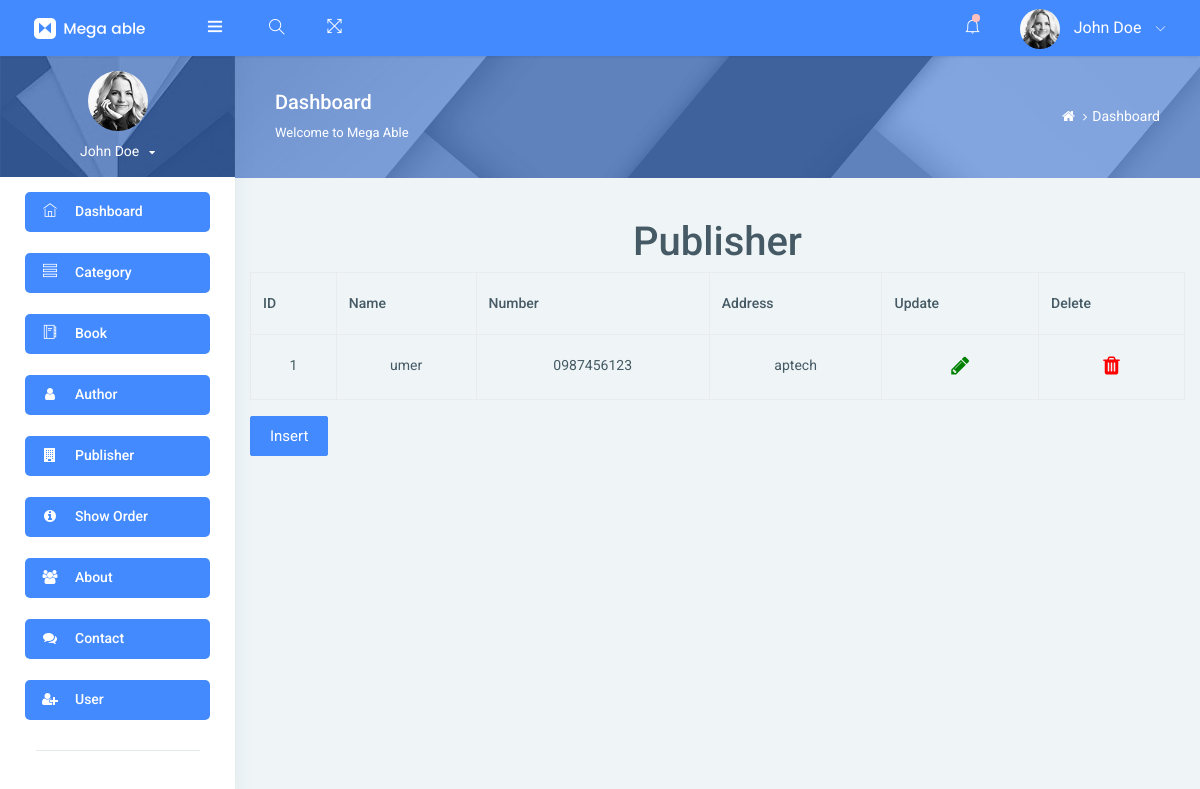
The app's page /admin/showpublisher.php with its own data.
### tables this page shows
CREATE TABLE `publisher` (
  `id` int(11) NOT NULL,
  `name` varchar(30) NOT NULL,
  `number` varchar(15) NOT NULL,
  `Address` varchar(40) NOT NULL
);

### admin/showpublisher.php (the view, shortened to what this page needs)
<!DOCTYPE html>
<html lang="en">
<head>
</head>
<body>
    <?php include ("header.php"); ?>
    <br><br>
    <div class="container">
        <h1>Publisher</h1>
        <table class="table table-bordered">
            <tr>
            <th>ID</th>
            <th>Name</th>
            <th>Number</th>
            <th>Address</th>
            <th>Update</th>
            <th>Delete</th>
            </tr>
            <?php
        $query="SELECT * FROM publisher";
        $result=mysqli_query($conn,$query);
        while($row=mysqli_fetch_array($result))
        {
        echo "<tr>";
        echo "<td>".$row[0]."</td>";
        echo "<td>".$row[1]."</td>";
        echo "<td>".$row[2]."</td>";
        echo "<td>".$row[3]."</td>";
        echo '<td><a href="updatePublisher.php?update='.$row[0].'"><i class="fa fa-solid fa-pencil" style="font-size: 21px;color: green;"></i></a></td>';
        echo '<td><a href="deletePublisher.php?delete='.$row[0].'"><i class="fa fa-solid fa-trash" style="font-size: 21px;color: red;"></i></a></td>';
        echo "</tr>";
    }
    ?>
        </table>
        <a href="addpublisher.php" class="btn btn-primary">Insert</a>
    </div>
    <?php include ("footer.php"); ?>
</body>
</html>

### admin/showpublisher.php (style rules this page uses)
td,th,h1 { text-align: center; }

### records on screen
publisher: id "1", name "umer", number "0987456123", Address "aptech"
